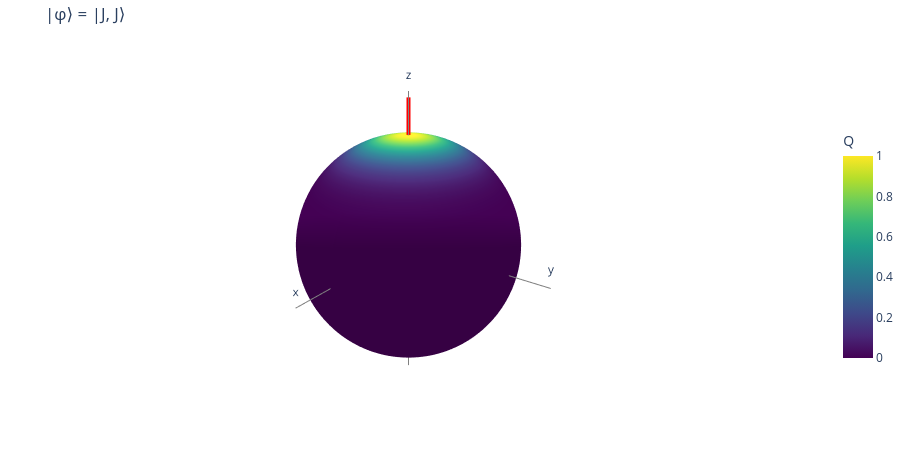
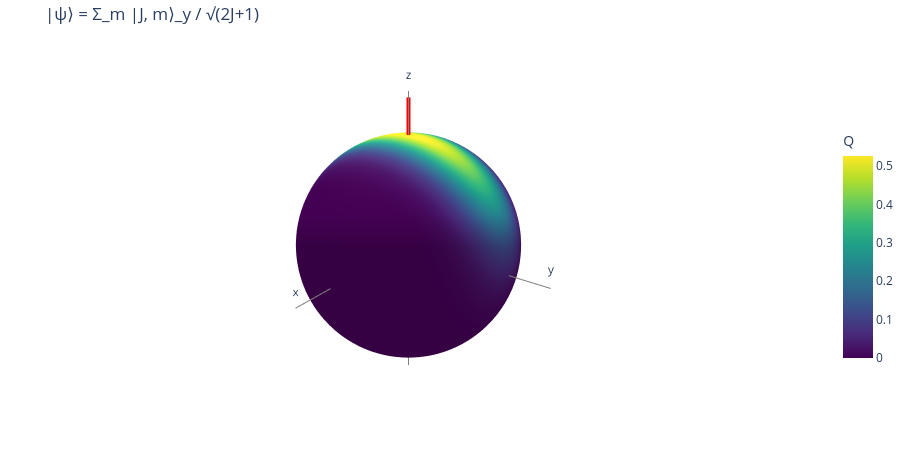

These figures' notebook cell, in order:
### Markdown cell above
### 3.2 Drawing them
On the sphere, $|\phi\rangle$ is a round spot on the north pole. $|\psi\rangle$ is centred on the north pole
too, but stretched along the great circle through $\pm y$ (large $\mathrm{Var}(S_y)$, small $\mathrm{Var}(S_x)$ in
3.1). The bars compare the two states in the $S_z$ basis: $|\psi\rangle$ populates only
$m = J, J-2, J-4, \dots$

### Code cell
bloch_figure(phi, "|φ⟩ = |J, J⟩").show()
bloch_figure(psi, "|ψ⟩ = Σ_m |J, m⟩_y / √(2J+1)").show()
plot_populations([phi, psi], [r"$|\phi\rangle$", r"$|\psi\rangle$"])

### Figure 1 — Plotly figure (JSON) as saved in the notebook; plotly's stock layout.template omitted (floating-point values rounded to 4 significant figures; data arrays with more than 128 entries replaced by an {"elided": "..."} marker saying what was removed)
{"data": [{"cmax": 1, "cmin": 0, "colorbar": {"len": 0.6, "title": {"text": "Q"}}, "colorscale": [[0, "#440154"], [0.1111, "#482878"], [0.2222, "#3e4989"], [0.3333, "#31688e"], [0.4444, "#26828e"], [0.5556, "#1f9e89"], [0.6667, "#35b779"], [0.7778, "#6ece58"], [0.8889, "#b5de2b"], [1, "#fde725"]], "surfacecolor": {"elided": "61x121 float values"}, "type": "surface", "x": {"elided": "61x121 float values"}, "y": {"elided": "61x121 float values"}, "z": {"elided": "61x121 float values"}}, {"hoverinfo": "skip", "line": {"color": "red", "width": 8}, "mode": "lines", "type": "scatter3d", "x": [0, 0], "y": [0, 0], "z": [1, 1.3]}, {"hoverinfo": "skip", "line": {"color": "gray", "width": 2}, "mode": "lines+text", "text": ["", "x"], "type": "scatter3d", "x": [-1.35, 1.35], "y": [0, 0], "z": [0, 0]}, {"hoverinfo": "skip", "line": {"color": "gray", "width": 2}, "mode": "lines+text", "text": ["", "y"], "type": "scatter3d", "x": [0, 0], "y": [-1.35, 1.35], "z": [0, 0]}, {"hoverinfo": "skip", "line": {"color": "gray", "width": 2}, "mode": "lines+text", "text": ["", "z"], "type": "scatter3d", "x": [0, 0], "y": [0, 0], "z": [-1.35, 1.35]}], "layout": {"height": 450, "margin": {"b": 0, "l": 0, "r": 0, "t": 40}, "scene": {"aspectmode": "cube", "camera": {"eye": {"x": 1.15, "y": 0.85, "z": 0.65}}, "xaxis": {"visible": false}, "yaxis": {"visible": false}, "zaxis": {"visible": false}}, "showlegend": false, "title": {"text": "|φ⟩ = |J, J⟩"}}}

### Figure 2 — Plotly figure (JSON) as saved in the notebook; plotly's stock layout.template omitted (floating-point values rounded to 4 significant figures; data arrays with more than 128 entries replaced by an {"elided": "..."} marker saying what was removed)
{"data": [{"cmax": 0.5263, "cmin": 0, "colorbar": {"len": 0.6, "title": {"text": "Q"}}, "colorscale": [[0, "#440154"], [0.1111, "#482878"], [0.2222, "#3e4989"], [0.3333, "#31688e"], [0.4444, "#26828e"], [0.5556, "#1f9e89"], [0.6667, "#35b779"], [0.7778, "#6ece58"], [0.8889, "#b5de2b"], [1, "#fde725"]], "surfacecolor": {"elided": "61x121 float values"}, "type": "surface", "x": {"elided": "61x121 float values"}, "y": {"elided": "61x121 float values"}, "z": {"elided": "61x121 float values"}}, {"hoverinfo": "skip", "line": {"color": "red", "width": 8}, "mode": "lines", "type": "scatter3d", "x": [-1.266e-33, -1.645e-33], "y": [-2.306e-17, -2.998e-17], "z": [1, 1.3]}, {"hoverinfo": "skip", "line": {"color": "gray", "width": 2}, "mode": "lines+text", "text": ["", "x"], "type": "scatter3d", "x": [-1.35, 1.35], "y": [0, 0], "z": [0, 0]}, {"hoverinfo": "skip", "line": {"color": "gray", "width": 2}, "mode": "lines+text", "text": ["", "y"], "type": "scatter3d", "x": [0, 0], "y": [-1.35, 1.35], "z": [0, 0]}, {"hoverinfo": "skip", "line": {"color": "gray", "width": 2}, "mode": "lines+text", "text": ["", "z"], "type": "scatter3d", "x": [0, 0], "y": [0, 0], "z": [-1.35, 1.35]}], "layout": {"height": 450, "margin": {"b": 0, "l": 0, "r": 0, "t": 40}, "scene": {"aspectmode": "cube", "camera": {"eye": {"x": 1.15, "y": 0.85, "z": 0.65}}, "xaxis": {"visible": false}, "yaxis": {"visible": false}, "zaxis": {"visible": false}}, "showlegend": false, "title": {"text": "|ψ⟩ = Σ_m |J, m⟩_y / √(2J+1)"}}}
